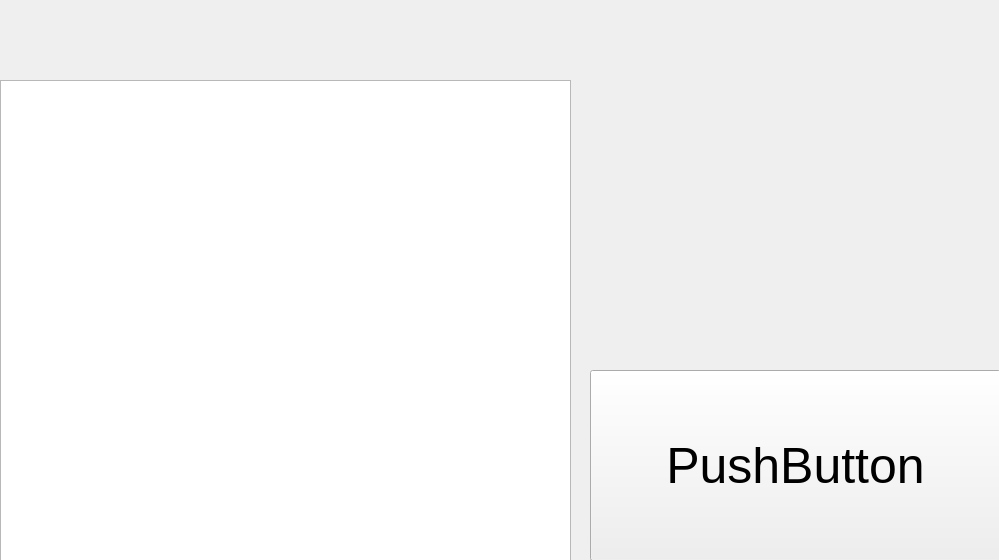
<?xml version="1.0" encoding="UTF-8"?>
<ui version="4.0">
 <class>Form</class>
 <widget class="QWidget" name="Form">
  <property name="geometry">
   <rect>
    <x>0</x>
    <y>0</y>
    <width>999</width>
    <height>560</height>
   </rect>
  </property>
  <property name="windowTitle">
   <string>Form</string>
  </property>
  <widget class="QPushButton" name="MainBtn">
   <property name="geometry">
    <rect>
     <x>590</x>
     <y>370</y>
     <width>411</width>
     <height>191</height>
    </rect>
   </property>
   <property name="styleSheet">
    <string notr="true">font-size:50px	</string>
   </property>
   <property name="text">
    <string>PushButton</string>
   </property>
  </widget>
  <widget class="QTextBrowser" name="MainTextBrowser">
   <property name="geometry">
    <rect>
     <x>0</x>
     <y>80</y>
     <width>571</width>
     <height>501</height>
    </rect>
   </property>
  </widget>
 </widget>
 <resources/>
 <connections/>
</ui>
